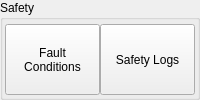
              <widget class="QWidget" name="widget_16" native="true">
               <property name="maximumSize">
                <size>
                 <width>250</width>
                 <height>16777215</height>
                </size>
               </property>
               <layout class="QHBoxLayout" name="horizontalLayout_26">
                <property name="spacing">
                 <number>6</number>
                </property>
                <property name="leftMargin">
                 <number>0</number>
                </property>
                <property name="topMargin">
                 <number>0</number>
                </property>
                <property name="rightMargin">
                 <number>0</number>
                </property>
                <property name="bottomMargin">
                 <number>0</number>
                </property>
                <item>
                 <widget class="QGroupBox" name="groupBox">
                  <property name="title">
                   <string>Safety</string>
                  </property>
                  <layout class="QHBoxLayout" name="horizontalLayout_20">
                   <property name="spacing">
                    <number>0</number>
                   </property>
                   <property name="leftMargin">
                    <number>2</number>
                   </property>
                   <property name="topMargin">
                    <number>4</number>
                   </property>
                   <property name="rightMargin">
                    <number>2</number>
                   </property>
                   <property name="bottomMargin">
                    <number>2</number>
                   </property>
                   <item>
                    <widget class="QToolButton" name="toolButton_3">
                     <property name="sizePolicy">
                      <sizepolicy hsizetype="Preferred" vsizetype="Preferred">
                       <horstretch>0</horstretch>
                       <verstretch>0</verstretch>
                      </sizepolicy>
                     </property>
                     <property name="minimumSize">
                      <size>
                       <width>77</width>
                       <height>32</height>
                      </size>
                     </property>
                     <property name="text">
                      <string>Fault
Conditions</string>
                     </property>
                     <property name="icon">
                      <iconset resource="../../resources.qrc">
                       <normaloff>:/icons/icons8-close-48.png</normaloff>:/icons/icons8-close-48.png</iconset>
                     </property>
                     <property name="iconSize">
                      <size>
                       <width>48</width>
                       <height>28</height>
                      </size>
                     </property>
                     <property name="toolButtonStyle">
                      <enum>Qt::ToolButtonStyle::ToolButtonTextUnderIcon</enum>
                     </property>
                    </widget>
                   </item>
                   <item>
                    <widget class="QToolButton" name="toolButton_4">
                     <property name="sizePolicy">
                      <sizepolicy hsizetype="Preferred" vsizetype="Preferred">
                       <horstretch>0</horstretch>
                       <verstretch>0</verstretch>
                      </sizepolicy>
                     </property>
                     <property name="minimumSize">
                      <size>
                       <width>77</width>
                       <height>32</height>
                      </size>
                     </property>
                     <property name="text">
                      <string>Safety Logs</string>
                     </property>
                     <property name="icon">
                      <iconset resource="../../resources.qrc">
                       <normaloff>:/icons/icons8-edit-property-48.png</normaloff>:/icons/icons8-edit-property-48.png</iconset>
                     </property>
                     <property name="iconSize">
                      <size>
                       <width>47</width>
                       <height>38</height>
                      </size>
                     </property>
                     <property name="toolButtonStyle">
                      <enum>Qt::ToolButtonStyle::ToolButtonTextUnderIcon</enum>
                     </property>
                    </widget>
                   </item>
                  </layout>
                 </widget>
                </item>
               </layout>
              </widget>
